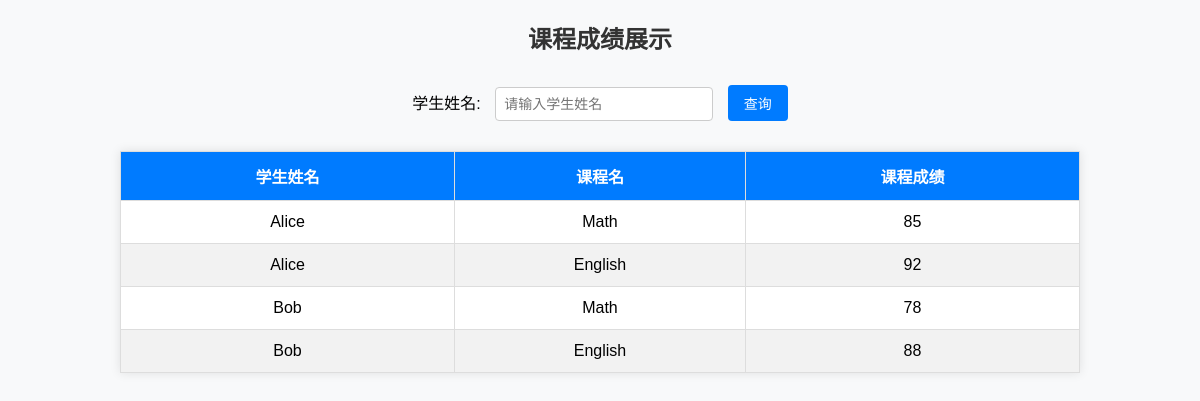
The page /student on the database as committed earlier.
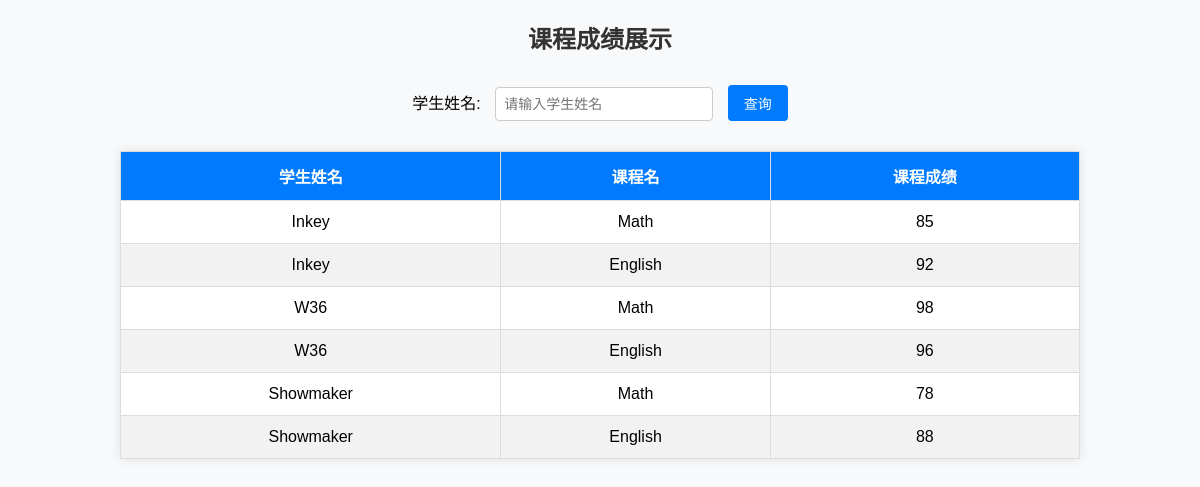
The same page on the database as committed later.
### tables this page shows
CREATE TABLE courses (
        id INTEGER PRIMARY KEY AUTOINCREMENT,
        stu_id INTEGER NOT NULL,
        course_name TEXT NOT NULL,
        course_score INTEGER NOT NULL,
        FOREIGN KEY (stu_id) REFERENCES students(id)
    );

CREATE TABLE students (
        id INTEGER PRIMARY KEY AUTOINCREMENT,
        student_name TEXT NOT NULL UNIQUE,
        student_password TEXT NOT NULL
    );

### app.py (the view)
@app.route('/student', methods=['GET', 'POST'])
def student():
    student_name = request.args.get('student_name', '')
    query = '''
        SELECT students.student_name, courses.course_name, courses.course_score
        FROM courses
        JOIN students ON courses.stu_id = students.id
    '''
    params = ()
    if student_name:
        query += ' WHERE students.student_name = ?'
        params = (student_name,)
    conn = sqlite3.connect('example.db')
    cursor = conn.cursor()
    try:
        cursor.execute(query, params)
        results = cursor.fetchall()
    except Exception as e:
        results = []
        print(f"SQL Error: {e}")
    conn.close()
    return render_template('student.html', results=results, student_name=student_name)

### templates/student.html (shortened to what this page needs)
<!DOCTYPE html>
<html>
<head>
</head>
<body>
    <h2>课程成绩展示</h2>
    <form method="GET" action="/student">
        <label for="student_name">学生姓名:</label>
        <input type="text" id="student_name" name="student_name" value="{{ student_name }}" placeholder="请输入学生姓名">
        <input type="submit" value="查询">
    </form>
    <table>
        <thead>
            <tr>
                <th>学生姓名</th>
                <th>课程名</th>
                <th>课程成绩</th>
            </tr>
        </thead>
        <tbody>
            {% if results and results|length > 0 %}
                {% for row in results %}
                <tr>
                    <td>{{ row[0] }}</td>
                    <td>{{ row[1] }}</td>
                    <td>{{ row[2] }}</td>
                </tr>
                {% endfor %}
            {% else %}
                <tr>
                    <td colspan="3">没有找到相关数据</td>
                </tr>
            {% endif %}
        </tbody>
    </table>
</body>
</html>

### templates/student.html (style rules this page uses)
body { font-family: Arial, sans-serif; margin: 0; padding: 0; background-color: #f8f9fa; }
h2 { text-align: center; margin: 20px 0; color: #333; }
form { text-align: center; margin: 20px 0; padding: 10px; }
label { font-size: 16px; margin-right: 10px; }
input[type="text"] { width: 200px; padding: 8px; font-size: 14px; border: 1px solid #ccc; border-radius: 4px; }
input[type="submit"] { padding: 8px 16px; font-size: 14px; color: white; background-color: #007bff; border: none; border-radius: 4px; cursor: pointer; margin-left: 10px; }
table { width: 80%; margin: 20px auto; border-collapse: collapse; box-shadow: 0 0 10px rgba(0, 0, 0, 0.1); background: #fff; }
th, td { padding: 12px; border: 1px solid #ddd; text-align: center; }
th { background-color: #007bff; color: white; }
tr:nth-child(even) { background-color: #f2f2f2; }

Rows that differ between the two databases and show on the page:
changed through a linked row, courses (number 1 of 6 on the later page): student_name "Alice" → "Inkey"
changed through a linked row, courses (number 2 of 6 on the later page): student_name "Alice" → "Inkey"
changed courses (number 3 of 6 on the later page): student_name "Bob" → "W36"; course_score "78" → "98"
changed courses (number 4 of 6 on the later page): student_name "Bob" → "W36"; course_score "88" → "96"
added courses: student_name "Showmaker", course_name "Math", course_score "78"
added courses: student_name "Showmaker", course_name "English", course_score "88"
